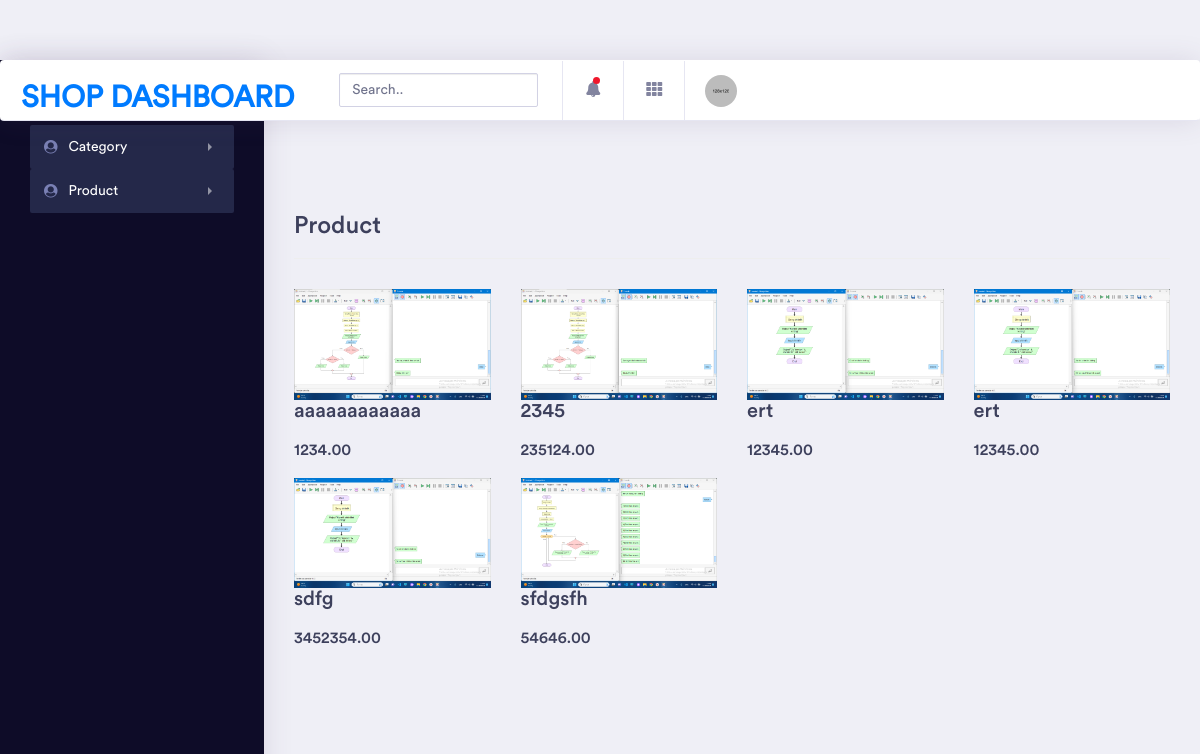
The app's page /dashboard/enter_product, older data.
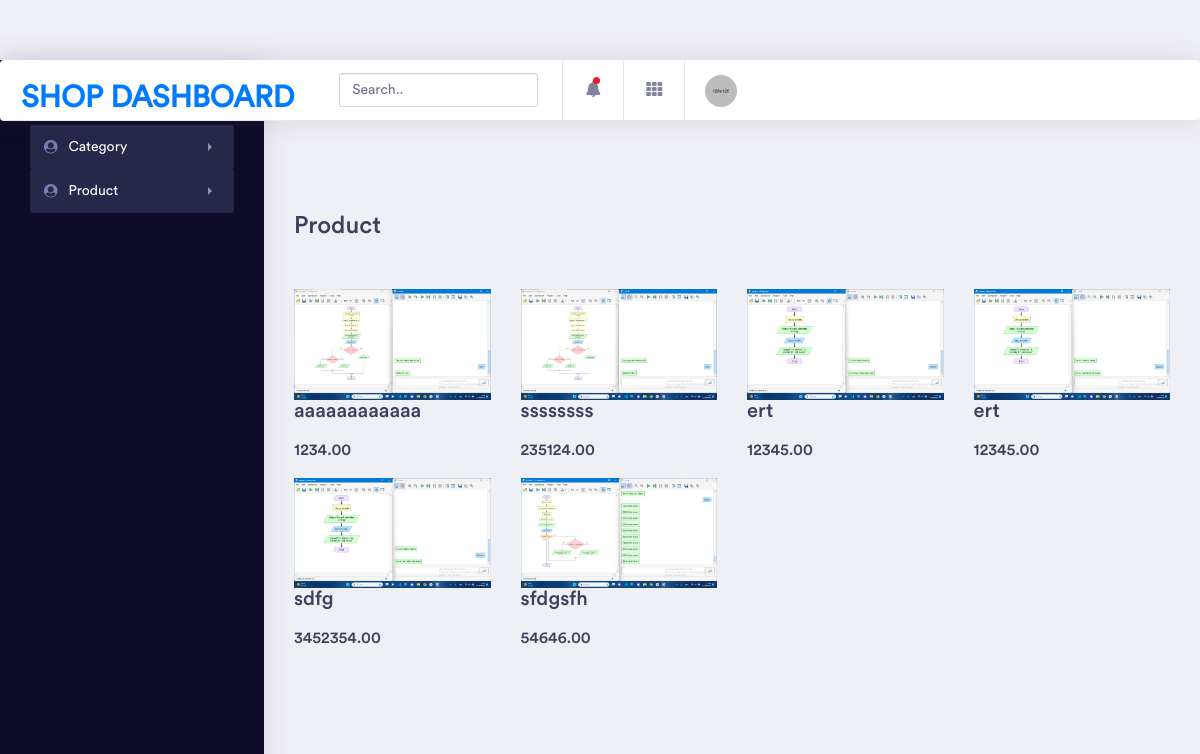
The same page, newer data.
### main/models.py (models this page shows, shortened)
class Product(models.Model):
    name = models.CharField(max_length=255)
    description = models.TextField()
    quantity = models.IntegerField()
    price = models.DecimalField(decimal_places=2, max_digits=10)
    currency = models.SmallIntegerField(
        choices=(
            (1,'Dollar'),
            (2, 'So`m')
            )
    )
    discount_price = models.DecimalField(
        decimal_places=2,
        max_digits=10,
        blank=True,
        null=True
        )
    baner_image = models.ImageField(upload_to='baner/')
    category = models.ForeignKey(Category, on_delete=models.SET_NULL, null=True)

### dashboard/views.py (the view)
# urls.py: path('enter_product', views.enter_product, name='enter_product'),
def enter_product(request):
    items = models.Product.objects.all()
    return render(request, 'product/enter.html', {'items':items})

### dashboard/templates/product/enter.html (shortened to what this page needs)
{% extends 'dashboard/base.html' %}
{% load static %}
{% block css %}
<link href="{% static 'css/bootstrap.css' %}" rel="stylesheet" type="text/css" media="all" />
<link href="{% static 'css/style.css' %}" rel="stylesheet" type="text/css" media="all" />
{% endblock %}
        {% block content %}
        <div class="dashboard-wrapper">
            <div class="dashboard-ecommerce">
                <div class="container-fluid  dashboard-content">
                    <div class="row">
                        <div class="col-xl-12 col-lg-12 col-md-12 col-sm-12 col-12">
                            <div class="page-header">
                                <h2 class="pageheader-title">Product</h2>
                            </div>
                        </div>
                    </div>
                    <div class="row">
                        <div class="product-top">
                            <div class="product-one">
                                {% for product in items %}
                                <div class="col-md-3 product-left">
                                    <div class="product-main simpleCart_shelfItem">
                                        <a href="{% url 'dashboard:enter_detail' product.id %}" class="mask"><img class="img-responsive zoom-img" src="{{product.baner_image.url}}" alt="" /></a>
                                        <div class="product-bottom">
                                            <h3>{{product.name}}</h3>
                                            <h4><a class="item_add" href="#"></a> <span class=" item_price">{{product.price}}</span></h4>
                                        </div>
                                    </div>
                                </div>
                                {% endfor %}
                                <div class="clearfix"></div>
                            </div>
                        </div>
                    </div>
                </div>
            </div>
        </div>
        {% endblock %}

Row changes from the older to the newer data that the page shows:
changed Product: name "2345" → "ssssssss"
